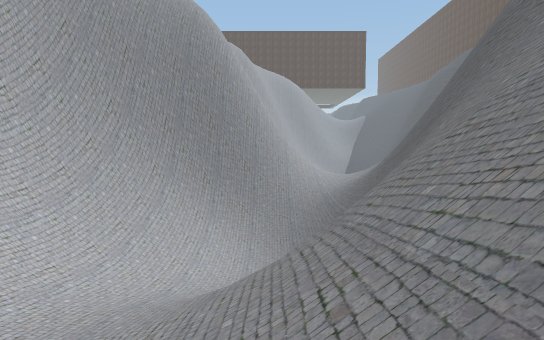
view 1 (above)

16 first-person views from a walk through a Unity game level. The camera is 1.2 m above the floor, tilts 4° down and sees 75° across. The floor is counted in squares, 2 m on a side. Each view is taken from the middle of a square. On the plan, view 1 faces up. The plan holds only what a view shows up to about 10 squares ahead; the rest is blank. The place goes on beyond the plan. The player is left out. Some surface patterns are stand-ins.

view 2
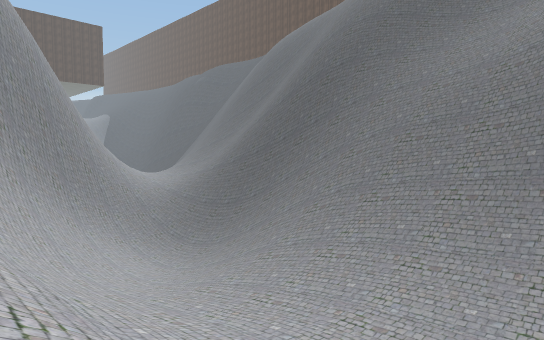

view 3
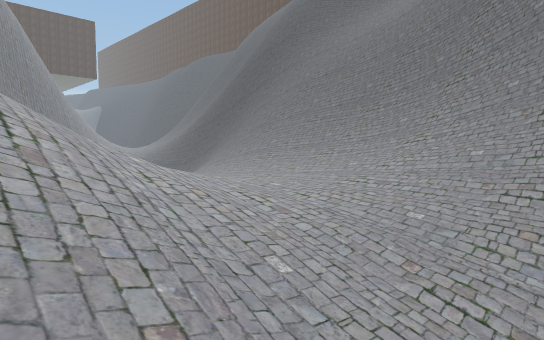

view 4
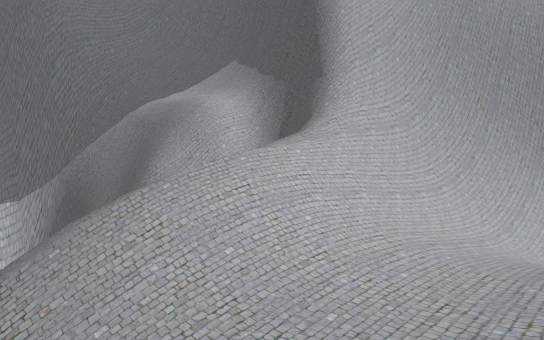

view 5
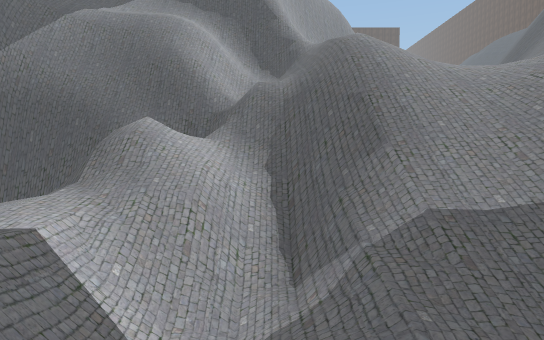

view 6
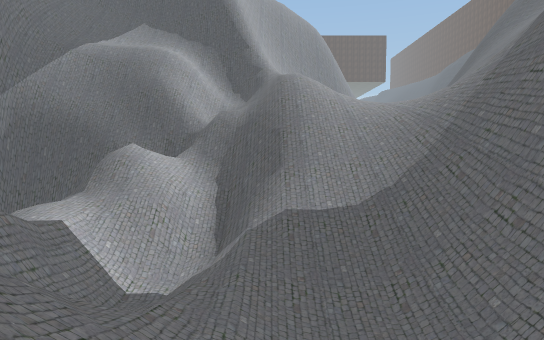

view 7
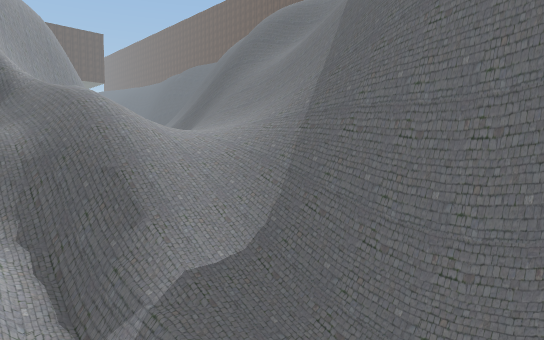

view 8
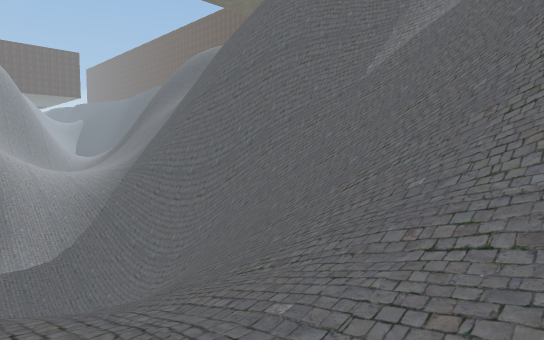

view 9
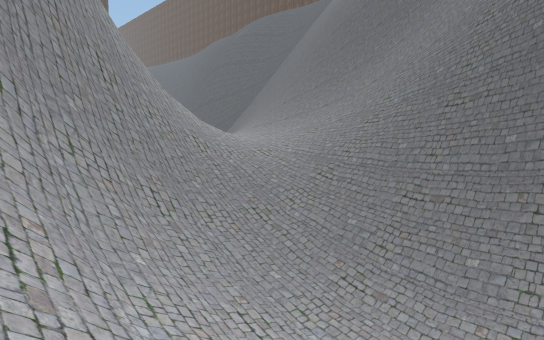

view 10
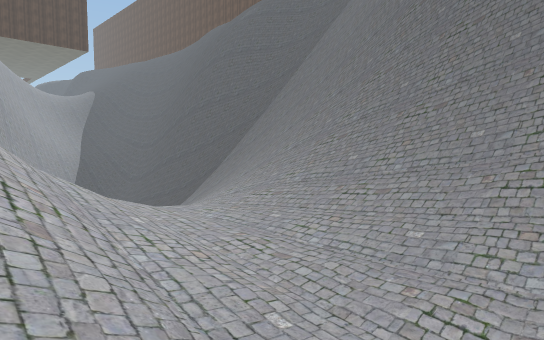

view 11
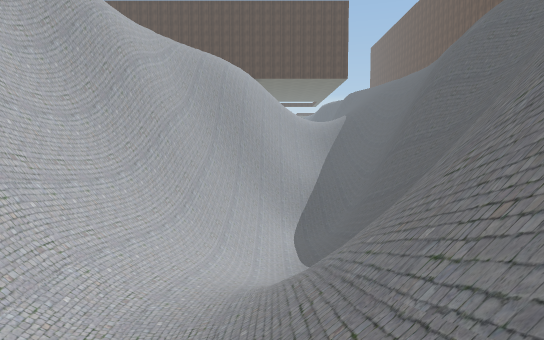

view 12
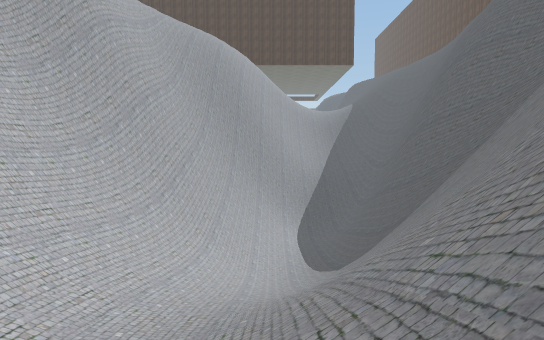

view 13
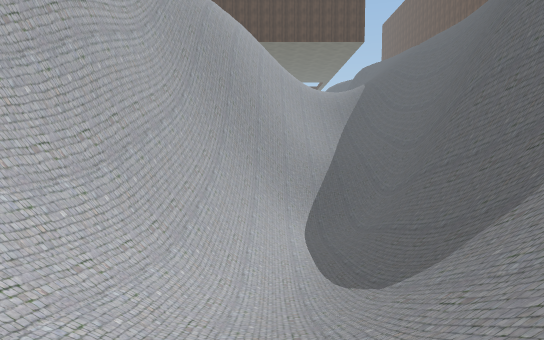

view 14
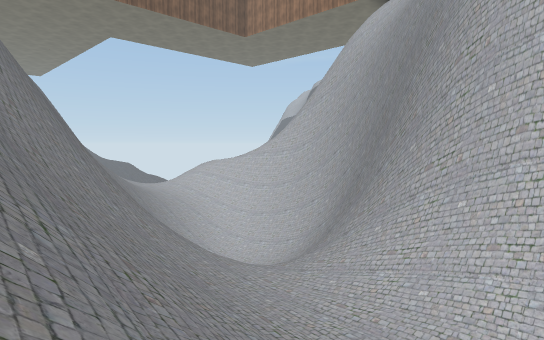

view 15
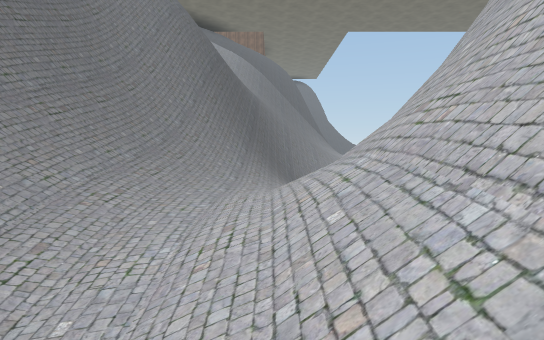

view 16
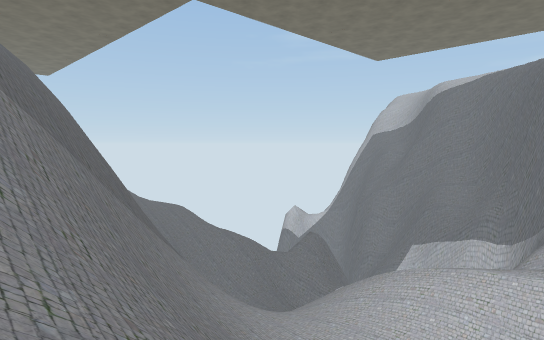

### Floor plan
Key: @ floor where view 1 was taken; # wall or solid block; x gap in a wall; . main floor; : floor 0.75 m higher than the main floor; + floor 1.5 m higher than the main floor; - floor 1.75 m lower than the main floor; _ floor 3.25 m lower than the main floor; / step, stairs or slope; = window, fence, low wall or low ledge; v drop or lower ground.
Columns run from 11 left of view 1 to 11 right of it. Each row starts with its distance up from view 1.
 25            vv # //## v
 24            v ##/_/#  v
 23            v ##/_/# vv
 22           vv ##/_/# vv
 21           v  #/_//# vv
 20          vv ##////# vvv
 19          vv ##///## vvv
 18          vv ##///## vv
 17          v ##////## vv
 16            ##////## v
 15            ##////##
 14            ##/.//#
 13            ##/:/##
 12            #/://##v
 11           ##/.//##
 10       vv ##/////#
  9       v ##////=##
  8      vv #=///###
  7      v ##///=## v
  6       ##//-/=# vv
  5       ##////=#vvv
  4     ####////=#/xv
  3    #=#==/.//////#
  2 #####=///.//////
  1 #v===////.//////
  0 vvvvv#=//./@##=
 -1     /==//.//##v
 -2   v///#////##v
 -3   ////#///=# v
 -4   /_////==##vv
 -5    /////###vv/
 -6    #=///## vv/
 -7      // ## vv/
 -8     /   ## v
 -9       / ## v
-10        /##vv
-11      ///=v/
-12      //////
-13      +/////
-14      ////

Where each view was taken, in squares from view 1:
view 1: 0 up, 0 right, facing up
view 2: 0 up, 4 left, facing up-right
view 3: 2 down, 4 left, facing up-right
view 4: 2 down, 1 left, facing up-left
view 5: 7 down, 6 left, facing up
view 6: 9 down, 5 left, facing up
view 7: 8 down, 7 left, facing up-right
view 8: 14 down, 6 left, facing up-right
view 9: 7 up, 2 left, facing up-right
view 10: 11 up, 1 right, facing up-right
view 11: 10 up, 4 right, facing up
view 12: 12 up, 4 right, facing up
view 13: 15 up, 4 right, facing up
view 14: 14 up, 5 right, facing down-left
view 15: 16 up, 2 right, facing down
view 16: 3 up, 3 right, facing down-left
